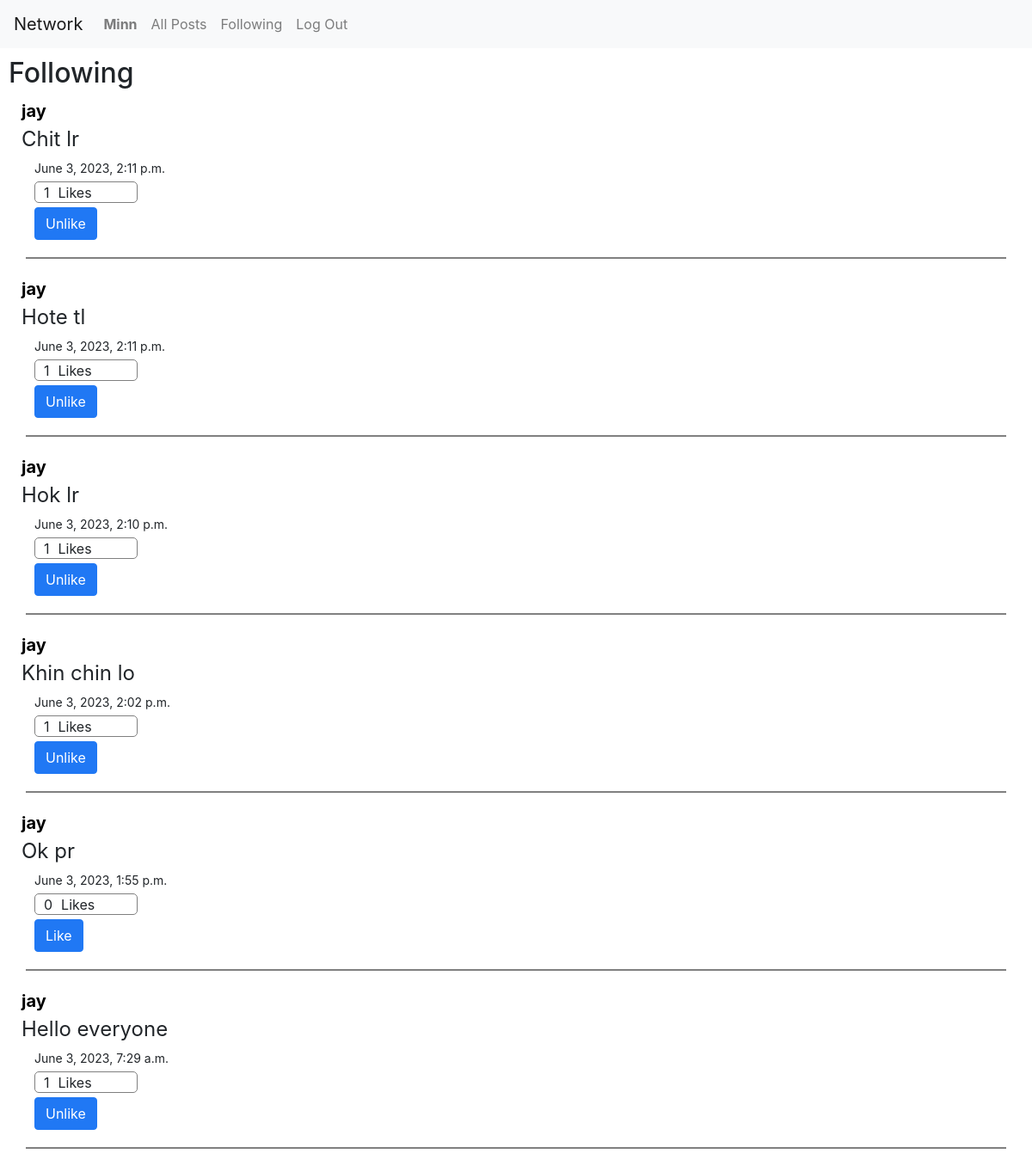
The page /following (signed in) on the database its author committed.
### network/models.py (models this page shows)
class User(AbstractUser):
    pass

class Post(models.Model):
    user = models.ForeignKey("User", on_delete=models.CASCADE, related_name="poster")
    likes = models.ManyToManyField("User", related_name="liked_posts")
    timestamp = models.DateTimeField(auto_now_add=True)
    content = models.TextField(blank=True, null=False)

### network/views.py (the view)
# urls.py: path("following", views.following, name="following"),
@login_required
def following(request):
    currentUser = User.objects.get(pk=request.user.id)
    myfollowing = Profile.objects.filter(follower=currentUser).values("following_id")
    allPosts = Post.objects.filter(user__in=myfollowing).order_by("-timestamp")
    paginator = Paginator(allPosts, 10)
    pageNum = request.GET.get("page")
    pages = paginator.get_page(pageNum)
    return render(request, "network/following.html", {"posts": pages})

### network/templates/network/following.html (shortened to what this page needs)
{% extends "network/layout.html" %}
{% load static %}
{% block body %}
    <h2 style="margin: 10px">Following</h2>
    <div>
        {% for post in posts %}
            <a style="font-size: 20px; font-weight: bold; color: black; text-decoration: none;" href="{% url 'profile' post.user.id %}"><p style="margin: 0 0 0 25px;"> {{ post.user }} </p></a>
            <div style="display: flex; flex-direction: column">
                <div style="margin: 0px 0 5px 25px; font-size: 24px; font-weight: medium" class="card-text content" id="content{{ post.id }}">{{ post.content }}</div>
                <p style="font-size: 14px; margin: 0px 0 5px 40px"> {{ post.timestamp }} </p>
            </div>
            <div style="border-radius: 5px; display: flex; margin: 0 0 5px 40px; width: 10%; padding-left: 10px; height: 25px; border: 1px solid gray;">
                <div style="margin-right: 10px;" id="likes{{ post.id }}">{{ post.likes.all.count }}</div>
                Likes
            </div>
            {% if user.is_authenticated %}
                <button data-postid="{{ post.id }}" class="btn post-btn like" style="margin-left: 40px; border: 1px solid rgb(32, 120, 244); display: inline-block;">
                    {% if user in post.likes.all %}
                        Unlike
                    {% else %}
                        Like
                    {% endif %}
                </button>
            {% endif %}
            <hr style="border: 1px solid gray; margin: 20px 30px;" >
        {% empty %}
            <p>No posts available</p>
        {% endfor %}
    </div>
{% endblock %}

### network/templates/network/layout.html (shortened to what this page needs)
{% load static %}
<!DOCTYPE html>
<html lang="en">
    <head>
        <link rel="stylesheet" href="https://stackpath.bootstrapcdn.com/bootstrap/4.4.1/css/bootstrap.min.css">
        <link href="{% static 'network/styles.css' %}" rel="stylesheet">
    </head>
    <body>
        <nav class="navbar navbar-expand-lg navbar-light bg-light">
            <a class="navbar-brand" href="{% url 'index' %}">Network</a>
            <div>
              <ul class="navbar-nav mr-auto">
                {% if user.is_authenticated %}
                    <li class="nav-item">
                        <a class="nav-link" href="{% url 'profile' user.id %}"><strong>{{ user.username }}</strong></a>
                    </li>
                {% endif %}
                <li class="nav-item">
                  <a class="nav-link" href="{% url 'index' %}">All Posts</a>
                </li>
                {% if user.is_authenticated %}
                    <li class="nav-item">
                        <a class="nav-link" href="{% url 'following' %}">Following</a>
                    </li>
                    <li class="nav-item">
                        <a class="nav-link" href="{% url 'logout' %}">Log Out</a>
                    </li>
                {% endif %}
              </ul>
            </div>
          </nav>
        <div class="body">
            {% block body %}
            {% endblock %}
        </div>
    </body>
</html>

### rows shown on the page
User: username "Minn"
Post: user "jay", content "Chit lr", timestamp "June 3, 2023, 2:11 p.m.", likes.all.count "1", shows "Unlike"
Post: user "jay", content "Hote tl", timestamp "June 3, 2023, 2:11 p.m.", likes.all.count "1", shows "Unlike"
Post: user "jay", content "Hok lr", timestamp "June 3, 2023, 2:10 p.m.", likes.all.count "1", shows "Unlike"
Post: user "jay", content "Khin chin lo", timestamp "June 3, 2023, 2:02 p.m.", likes.all.count "1", shows "Unlike"
Post: user "jay", content "Ok pr", timestamp "June 3, 2023, 1:55 p.m.", likes.all.count "0", shows "Like"
Post: user "jay", content "Hello everyone", timestamp "June 3, 2023, 7:29 a.m.", likes.all.count "1", shows "Unlike"
